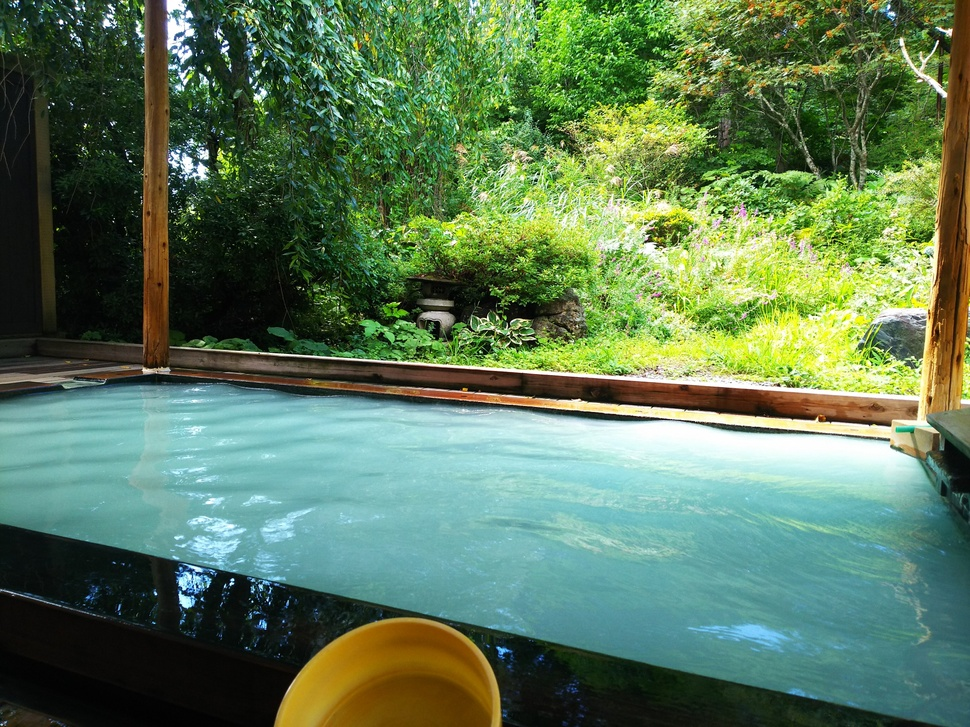
#> input picture img/sample05.jpg, 970 x 727 px, shrunk from 1920 x 1440 before the run, found by its file name
$ jupyter execute --allow-errors Edit_gasyori100knock_04.ipynb
#> lines starting #> are read from the running program, lines starting #| are printed output that depends on the picture
<a href="https://colab.research.google.com/github/naoya5614/Practice/blob/main/Edit_gasyori100knock_04.ipynb" target="_parent"></a>

# 画像処理100本ノック(30~40問)

[cell 1]
import numpy as np
import matplotlib.pyplot as plt
import cv2
from skimage import io

img_orig = io.imread('https://github.com/naoya5614/Practice/blob/main/img/sample05.jpg?raw=true')
#> img_orig is the input picture: shape (727, 970, 3); mean R, G, B 92.6, 121.4, 88.5
img_128 = io.imread('https://github.com/naoya5614/Practice/blob/main/img/sample09.png?raw=true')
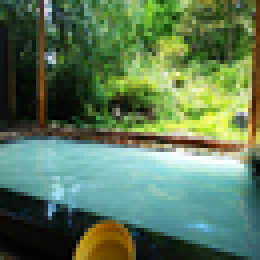
#> input picture img/sample09.png, 65 x 65 px, shrunk from 128 x 128 before the run, found by its file name (shown 4 times larger)
#> img_128 is the input picture: shape (65, 65, 4); mean R, G, B, A 92.1, 121.1, 87.9, 255
img_gray_128 = cv2.cvtColor(img_128, cv2.COLOR_RGB2GRAY)
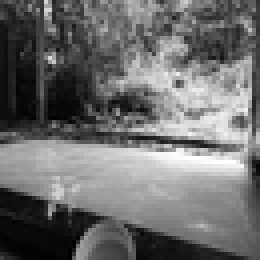
#> img_gray_128: shape (65, 65) (shown 4 times larger); min 0, max 255, mean 108.6
#> (the rest of this cell did not finish here and is left out)

## Q.31 アフィン変換（スキュー）

(1)アフィン変換を用いて、X-sharing(dx = 30)画像を作成せよ。

(2)アフィン変換を用いて、Y-sharing(dy = 30)画像を作成せよ。

(3)アフィン変換を用いて、幾何変換した(dx = 30, dy = 30)画像を作成せよ。

このような画像はスキュー画像と呼ばれ、画像を斜め方向に伸ばした画像である。

[cell 2]
h, w, c = img_orig.shape
#> h = 727; w = 970; c = 3
img_affine_1 = cv2.warpAffine(img_orig, np.array([[1, 30 / h, 0], [0, 1, 0]], dtype=np.float32), (int(w * 1.2), int(h * 1)))
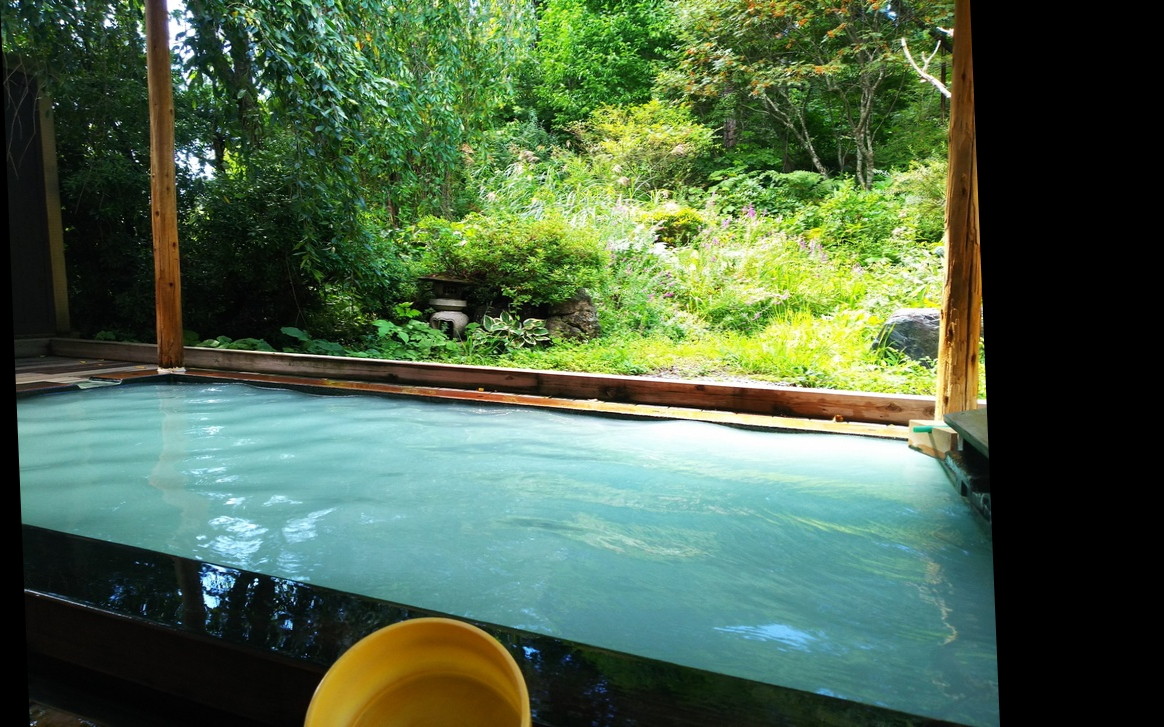
#> img_affine_1: shape (727, 1164, 3); mean R, G, B 77.2, 101.2, 73.8
img_affine_2 = cv2.warpAffine(img_orig, np.array([[1, 0, 0], [30 / w, 1, 0]], dtype=np.float32), (int(w * 1), int(h * 1.2)))
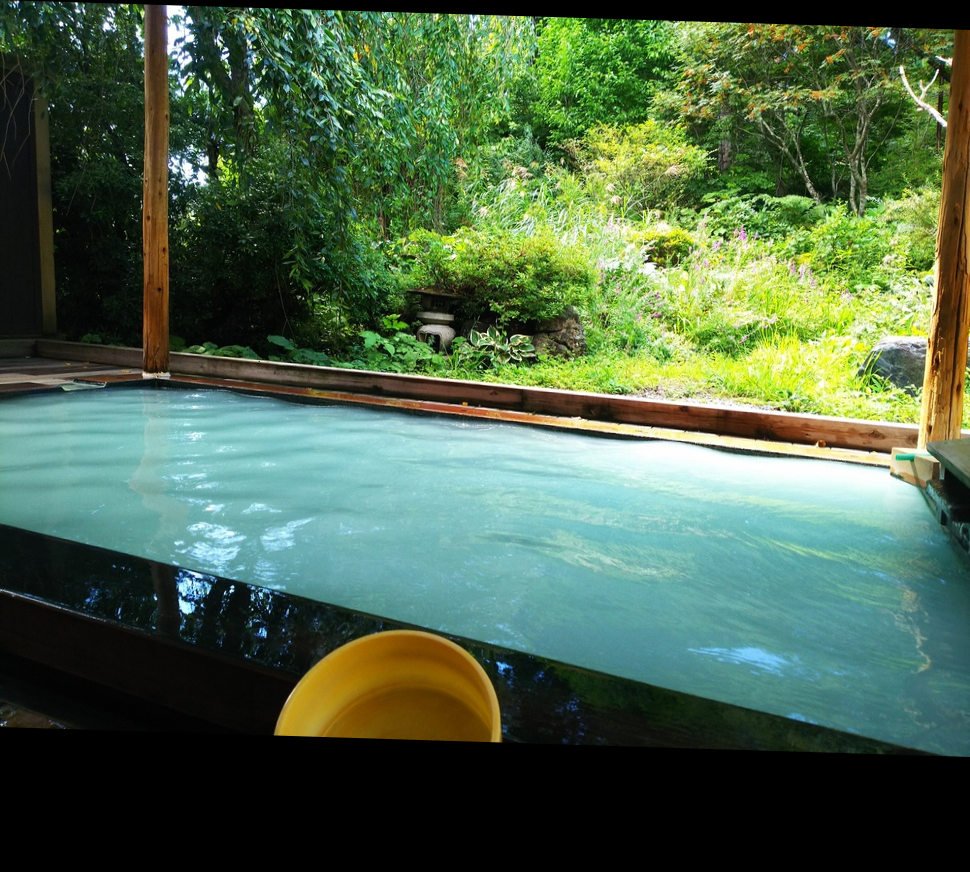
#> img_affine_2: shape (872, 970, 3); mean R, G, B 77.2, 101.3, 73.8
img_affine_3 = cv2.warpAffine(img_orig, np.array([[1, 30/h, 0], [30 / w, 1, 0]], dtype=np.float32), (int(w * 1.2), int(h * 1.2)))
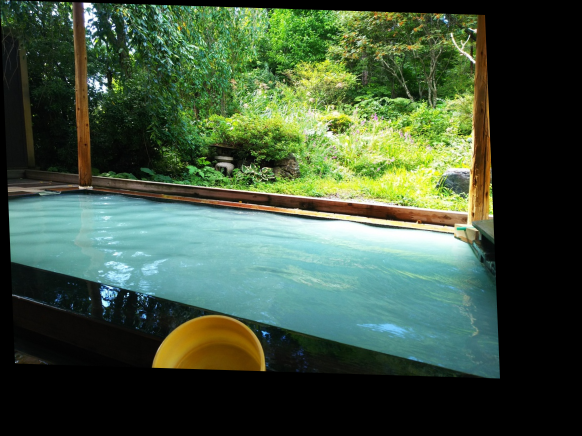
#> img_affine_3: shape (872, 1164, 3) (shown at 1/2 size); mean R, G, B 64.3, 84.3, 61.4

plt.figure(figsize=(12, 3))
plt.subplot(1, 4, 1); plt.title('input'); plt.imshow(img_orig)
plt.subplot(1, 4, 2); plt.title('affine 1'); plt.imshow(img_affine_1)
plt.subplot(1, 4, 3); plt.title('affine 2'); plt.imshow(img_affine_2)
plt.subplot(1, 4, 4); plt.title('affine 3'); plt.imshow(img_affine_3)
plt.show()

[cell 3]
# 解答
def affine(img, affine_mat, out_shape):
    h, w, channel = img.shape

    [a, b, tx], [c, d, ty] = affine_mat
    out_h, out_w = map(int, out_shape)

    out = np.zeros([out_h, out_w, channel])

    # pad for black
    img_pad = np.pad(img, [(1, 1), (1, 1), (0, 0)])

    xs, ys = np.meshgrid(range(out_w), range(out_h)) # output image index

    _xs = np.maximum(np.minimum((1 / (a * d - b * c) * (d * xs - b * ys) - tx).astype(int) + 1, w + 1), 0) # original image index x
    _ys = np.maximum(np.minimum((1 / (a * d - b * c) * (- c * xs + a * ys) - ty).astype(int) + 1, h + 1), 0) # original image index y

    out[ys, xs] = img_pad[_ys, _xs]
    return np.clip(out, 0, 255).astype(np.uint8)

h, w, c = img_orig.shape
img_affine_1 = affine(img_orig, [[1, 30 / h, 0], [0, 1, 0]], (h, w*1.2))
img_affine_2 = affine(img_orig, [[1, 0, 0], [30 / w, 1, 0]], (h * 1.2, w))
img_affine_3 = affine(img_orig, [[1, 30 / h, 0], [30 / w, 1, 0]], (h * 1.2, w*1.2))

plt.figure(figsize=(12, 3))
plt.subplot(1, 4, 1); plt.title('input'); plt.imshow(img_orig)
plt.subplot(1, 4, 2); plt.title('affine 1'); plt.imshow(img_affine_1)
plt.subplot(1, 4, 3); plt.title('affine 2'); plt.imshow(img_affine_2)
plt.subplot(1, 4, 4); plt.title('affine 3'); plt.imshow(img_affine_3)
plt.show()

## Q.32　フーリエ変換

二次元離散フーリエ変換(DFT)を実装し、グレースケールの周波数のパワースペクトルを表示せよ。 また、逆二次元離散フーリエ変換(IDFT)で画像を復元せよ。

二次元離散フーリエ変換(DFT: Discrete Fourier Transformation)とはフーリエ変換の画像に対する処理方法である。

通常のフーリエ変換はアナログ信号や音声などの連続値かつ一次元を対象に周波数成分を求める計算処理である。

一方、ディジタル画像は[0,255]の離散値をとり、かつ画像はHxWの二次元表示であるので、二次元離散フーリエ変換が行われる。

[cell 4]
# DFT
def dft(img):
    H, W = img.shape
    G = np.zeros((H, W), dtype=complex)
    x, y = np.meshgrid(np.arange(0, W), np.arange(0, H))

    for l in range(H):
        for k in range(W):
            G[l, k] = np.sum(img * np.exp(-2j * np.pi * (x * k / W + y * l / H)))

    return G

# IDFT
def idft(G):
    H, W = G.shape
    out = np.zeros((H, W), dtype=np.float32)
    x, y = np.meshgrid(np.arange(0, W), np.arange(0, H))

    for l in range(H):
        for k in range(W):
            out[l, k] = np.abs(np.sum(G * np.exp(2j * np.pi * (x * k / W + y * l / H)))) / (H * W)

    # clipping
    out = np.clip(out, 0, 255)
    out = out.astype(np.uint8)
    return out

# DFT
G = dft(img_gray_128)

# power spectrum
ps = (np.abs(G) / np.abs(G).max() * 255).astype(np.uint8)
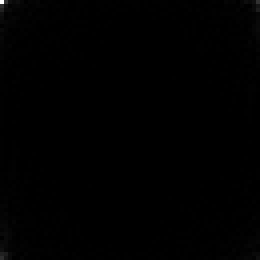
#> ps: shape (65, 65) (shown 4 times larger); min 0, max 255, mean 0.6

# IDFT
out = idft(G)

plt.subplot(1, 3, 1)
plt.title("input")
plt.imshow(img_gray_128, cmap="gray")
plt.subplot(1, 3, 2)
plt.title("after DFT & IDFT")
plt.imshow(out, cmap="gray")
plt.subplot(1, 3, 3)
plt.title("power spectrum")
plt.imshow(ps)
plt.show()

## Q.33 フーリエ変換　ローパスフィルタ

ローパスフィルタを通してIDFTで画像を復元せよ。

DFTによって得られた周波数成分は左上、右上、左下、右下に近いほど低周波数の成分を含んでいることになり、中心に近いほど高周波成分を示す。

画像における高周波成分とは色が変わっている部分（ノイズや輪郭など）を示し、低周波成分とは色があまり変わっていない部分（夕日のグラデーションなど）を表す。 ここでは、高周波成分をカットし、低周波成分のみを通すローパスフィルタを実装せよ。

ここでは低周波数の中心から高周波までの距離をrとすると0.5rまでの成分を通すとする。

[cell 5]
def lpf(G, ratio=0.5):
    H, W = G.shape
    h_half = H // 2
    w_half = W // 2

    # transfer positions
    _G = np.zeros_like(G)
    _G[:h_half, :w_half] = G[h_half:, w_half:]
    _G[:h_half, w_half:] = G[h_half:, :w_half]
    _G[h_half:, :w_half] = G[:h_half, w_half:]
    _G[h_half:, w_half:] = G[:h_half, :w_half]

    # filtering
    x, y = np.meshgrid(np.arange(0, W) - w_half, np.arange(0, H) - h_half)

    r = np.sqrt(x ** 2 + y ** 2)
    mask = np.ones((H, W), dtype=np.float32)
    mask[r > (h_half * ratio)] = 0
    _G *= mask

    # reverse original positions
    out = np.zeros_like(_G)
    out[:h_half, :w_half] = _G[h_half:, w_half:]
    out[:h_half, w_half:] = _G[h_half:, :w_half]
    out[h_half:, :w_half] = _G[:h_half, w_half:]
    out[h_half:, w_half:] = _G[:h_half, :w_half]

    return out


#> (the rest of this cell did not finish here and is left out)

out_lpf = idft(G_lpf)

plt.subplot(1, 2, 1)
plt.title("input")
plt.imshow(img_gray_128, cmap="gray")
plt.subplot(1, 2, 2)
plt.title("low pass filter")
plt.imshow(out_lpf, cmap="gray")
plt.show()

## Q.34 フーリエ変換　ハイパスフィルタ

ハイパスフィルタを通してIDFTで画像を復元せよ。

ここでは、低周波成分をカットし、高周波成分のみを通すハイパスフィルタを実装せよ。

ここでは低周波数の中心から高周波までの距離をrとすると0.1rからの成分を通すとする。

[cell 6]
def hpf(G, ratio=0.1):
    H, W = G.shape
    h_half = H // 2
    w_half = W // 2

    # transfer positions
    _G = np.zeros_like(G)
    _G[:h_half, :w_half] = G[h_half:, w_half:]
    _G[:h_half, w_half:] = G[h_half:, :w_half]
    _G[h_half:, :w_half] = G[:h_half, w_half:]
    _G[h_half:, w_half:] = G[:h_half, :w_half]

    # filtering
    x, y = np.meshgrid(np.arange(0, W) - w_half, np.arange(0, H) - h_half)
    r = np.sqrt(x ** 2 + y ** 2)
    mask = np.ones((H, W), dtype=np.float32)
    mask[r < (h_half * ratio)] = 0
    _G *= mask

    # reverse original positions
    out = np.zeros_like(_G)
    out[:h_half, :w_half] = _G[h_half:, w_half:]
    out[:h_half, w_half:] = _G[h_half:, :w_half]
    out[h_half:, :w_half] = _G[:h_half, w_half:]
    out[h_half:, w_half:] = _G[:h_half, :w_half]

    return out


#> (the rest of this cell did not finish here and is left out)

out_hpf = idft(G_hpf)

plt.subplot(1, 2, 1)
plt.title("input")
plt.imshow(img_gray_128, cmap="gray")
plt.subplot(1, 2, 2)
plt.title("high pass filter")
plt.imshow(out_hpf, cmap="gray")
plt.show()

## Q.35 フーリエ変換　バンドパスフィルタ

ハイパスフィルタを通してIDFTで画像を復元せよ。

ここでは、低周波成分と高周波成分の中間の周波数成分のみを通すハイパスフィルタを実装せよ。

ここでは低周波数の中心から高周波までの距離をrとすると0.1rから0.5rまでの成分を通すとする。

[cell 7]
def bpf(G, low=0.1, high=0.5):
    H, W = G.shape
    h_half = H // 2
    w_half = W // 2

    # transfer positions
    _G = np.zeros_like(G)
    _G[:h_half, :w_half] = G[h_half:, w_half:]
    _G[:h_half, w_half:] = G[h_half:, :w_half]
    _G[h_half:, :w_half] = G[:h_half, w_half:]
    _G[h_half:, w_half:] = G[:h_half, :w_half]

    # filtering
    x, y = np.meshgrid(np.arange(0, W) - w_half, np.arange(0, H) - h_half)
    r = np.sqrt(x ** 2 + y ** 2)
    mask = np.ones((H, W), dtype=np.float32)
    mask[(r < (h_half * low)) | (r > (h_half * high))] = 0
    _G *= mask

    # reverse original positions
    out = np.zeros_like(_G)
    out[:h_half, :w_half] = _G[h_half:, w_half:]
    out[:h_half, w_half:] = _G[h_half:, :w_half]
    out[h_half:, :w_half] = _G[:h_half, w_half:]
    out[h_half:, w_half:] = _G[:h_half, :w_half]

    return out


#> (the rest of this cell did not finish here and is left out)

out_bpf = idft(G_bpf)

plt.subplot(1, 2, 1)
plt.title("input")
plt.imshow(img_gray_128, cmap="gray")
plt.subplot(1, 2, 2)
plt.title("band pass filter")
plt.imshow(out_bpf, cmap="gray")
plt.show()

## Q.36 JPEG圧縮 (Step.1)離散コサイン変換

グレースケールを離散コサイン変換を行い、逆離散コサイン変換を行え。

離散コサイン変換(DCT: Discrete Cosine Transformation)とは、次式で定義される周波数変換の一つである。

[cell 8]
# DCT hyoer-parameter

# DCT
def dct(img, T=8, channel=3):
    H, W, _ = img.shape
    F = np.zeros((H, W, channel), dtype=np.float32)

    theta = np.pi / (2 * T)

    for c in range(channel):
        for vi in range(0, H, T):
            for ui in range(0, W, T):
                for v in range(T):
                    for u in range(T):
                        cu = 1 / np.sqrt(2) if u == 0 else 1
                        cv = 1 / np.sqrt(2) if v == 0 else 1
                        coef1, coef2 = np.meshgrid(np.cos((2 * np.arange(0, T) + 1) * u * theta), np.cos((2 * np.arange(0, T) + 1) * v * theta))
                        F[vi + v, ui + u, c] = 2 * cu * cv * np.sum(img[vi : vi + T, ui : ui + T, c] * coef1 * coef2) / T

    return F


# IDCT
# [22 lines left out: function idct, not called in this run]

# DCT
#> (the rest of this cell did not finish here and is left out)

#> after the loop in dct, `for c in range(channel):`:
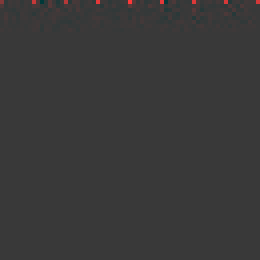
#> F: shape (65, 65, 3) float32 (shown 4 times larger); mean R, G, B 1.4, 0, 0; drawn with min black and max white

# IDCT
out = idct(F)

plt.subplot(1, 2, 1)
plt.imshow(img_128)
plt.subplot(1, 2 ,2)
plt.imshow(out)
plt.show()

## Q.37 PSNR

IDCTで用いるDCT係数を8でなく、4にすると画像の劣化が生じる。 入力画像とIDCT画像のPSNRを求めよ。また、IDCTによるビットレートを求めよ。

PSNR(Peak Signal to Noise Ratio) は信号対雑音比と呼ばれ、画像がどれだけ劣化したかを示す。

[cell 9]
# MSE
def mse(img1, img2):
    h, w, c = img1.shape
    img1 = img1[:, :, :3]
    mse = np.sum((img1 - img2) ** 2) / (h * w * c)
    return mse

# PSNR
def psnr(img1, img2, vmax=255):
    _mse = 1e-10 if mse(img1, img2) == 0 else mse(img1, img2)
    return 10 * np.log10(vmax * vmax / _mse)

# bitrate
def bitrate(t, k):
    return 1. * t * (k ** 2) / (t ** 2)

# dct coef = 8
#> (the rest of this cell did not finish here and is left out)

print("PSNR =", psnr(img_128, out))
print("Bitrate =", bitrate(8, 8))

#> (a cell that did not finish here is left out)

out = idct(F, T=8, K=4)

print("MSE =", mse(img_128, out))
print("PSNR =", psnr(img_128, out))
print("Bitrate =", bitrate(8, 4))

plt.subplot(1, 2, 1)
plt.imshow(img_128)
plt.subplot(1, 2 ,2)
plt.imshow(out)
plt.show()

## Q.38 JPEG圧縮 (Step.2)DCT+量子化

DCT係数を量子化し、IDCTで復元せよ。また、その時の画像の容量を比べよ。

DCT係数を量子化することはjpeg画像にする符号化で用いられる手法である。

量子化とは、値を予め決定された区分毎に値を大まかに丸め込む作業であり、floorやceil, roundなどが似た計算である。

[cell 11]
# [18 lines left out: function quantization, not called in this run]

#> (the rest of this cell did not finish here and is left out)

F = quantization(F)
out = idct(F, K=4)

print("MSE =", mse(img_128, out))
print("PSNR =", psnr(img_128, out))
print("Bitrate =", bitrate(8, 4))

plt.subplot(1, 2, 1)
plt.imshow(img_128)
plt.subplot(1, 2 ,2)
plt.imshow(out)
plt.show()

## Q.39 JPEG圧縮 (Step.3)YCbCr表色系

YCbCr表色形において、Yを0.7倍してコントラストを暗くせよ。

YCbCr表色系とは、画像を明るさを表すY、輝度と青レベルの差Cb、輝度と赤レベルの差Crに分解する表現方法である。

これはJPEG変換で用いられる。

[cell 12]
def rgb2ycbcr(img):
    h, w, _ = img.shape
    ycbcr = np.zeros([h, w, 3], dtype=np.float32)
    ycbcr[..., 0] = 0.2990 * img[..., 2] + 0.5870 * img[..., 1] + 0.1140 * img[..., 0]
    ycbcr[..., 1] = -0.1687 * img[..., 2] - 0.3313 * img[..., 1] + 0.5 * img[..., 0] + 128.
    ycbcr[..., 2] = 0.5 * img[..., 2] - 0.4187 * img[..., 1] - 0.0813 * img[..., 0] + 128.
    return ycbcr

# Y Cb Cr -> BGR
def ycbcr2rgb(ycbcr):
    h, w, _ = ycbcr.shape
    out = np.zeros([h, w, 3], dtype=np.float32)
    out[..., 2] = ycbcr[..., 0] + (ycbcr[..., 2] - 128.) * 1.4020
    out[..., 1] = ycbcr[..., 0] - (ycbcr[..., 1] - 128.) * 0.3441 - (ycbcr[..., 2] - 128.) * 0.7139
    out[..., 0] = ycbcr[..., 0] + (ycbcr[..., 1] - 128.) * 1.7718

    out = np.clip(out, 0, 255)
    out = out.astype(np.uint8)
    return out

ycbcr = rgb2ycbcr(img_orig)
#> in rgb2ycbcr, `ycbcr[..., 2] = 0.5 * img[..., 2] - 0.4187 * img[..., 1] - 0.0813 * im..`:
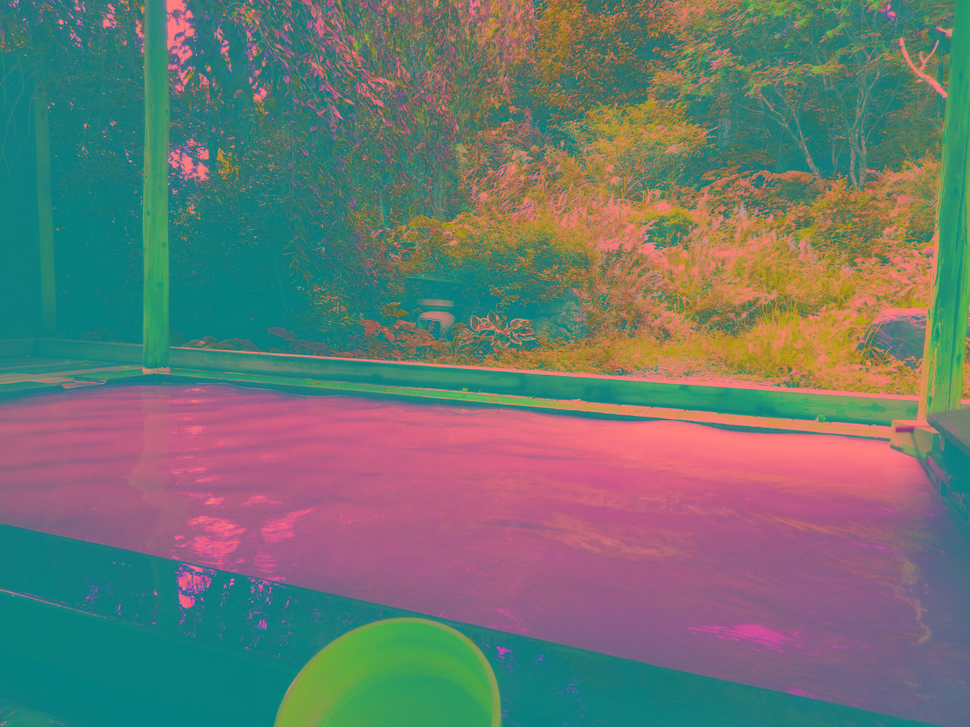
#> ycbcr: shape (727, 970, 3) float32; mean R, G, B 108.3, 119.2, 113.9
ycbcr[..., 0] *= 0.7
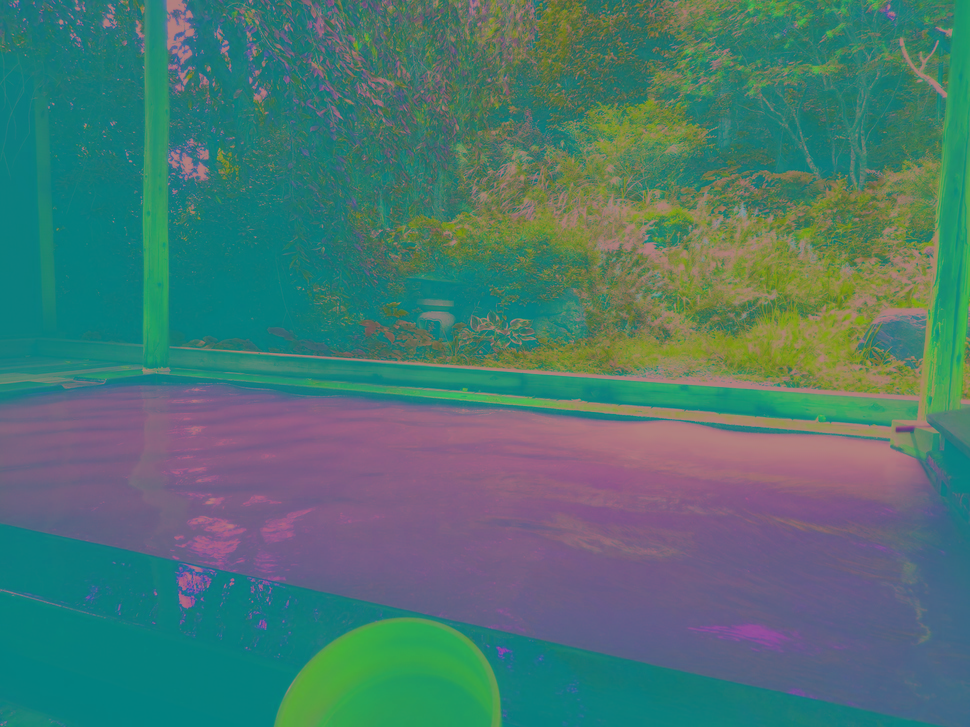
#> ycbcr: shape (727, 970, 3) float32; mean R, G, B 75.8, 119.2, 113.9
out = ycbcr2rgb(ycbcr)
#> in ycbcr2rgb, `out = np.clip(out, 0, 255)`:
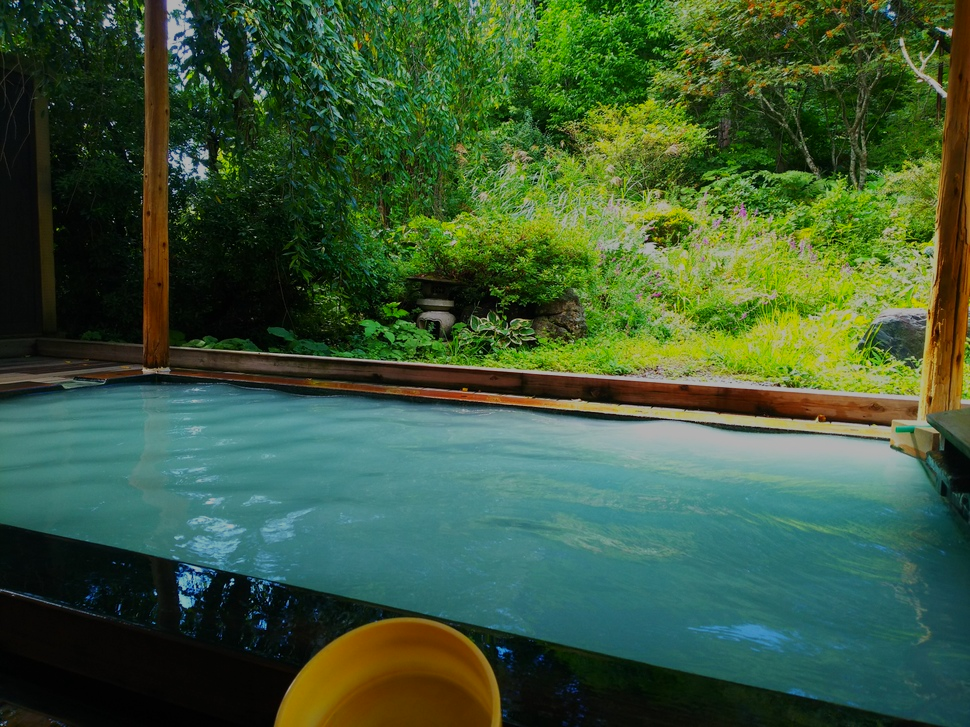
#> out: shape (727, 970, 3) float32; mean R, G, B 60.2, 89, 56.9

plt.subplot(1, 2, 1)
plt.imshow(img_orig)
plt.subplot(1, 2 ,2)
plt.imshow(out)
plt.show()

## Q.40 JPEG圧縮 (Step.4)YCbCr+DCT+量子化

YCbCr表色系に変換し、DCTを行った後に量子化し、IDCTで画像を復元せよ。

アルゴリズムは、

1.   RGB を YCbCrに変換
2.   YCbCrをDCT
3.   DCTしたものを量子化
4.   量子化したものをIDCT
5.   IDCTしたYCbCrをRGBに変換

これで画像の容量が小さくなっている（画像を保存して比較するとわかる）

[cell 13]
x = rgb2ycbcr(img_orig)
#> (the rest of this cell did not finish here and is left out)
